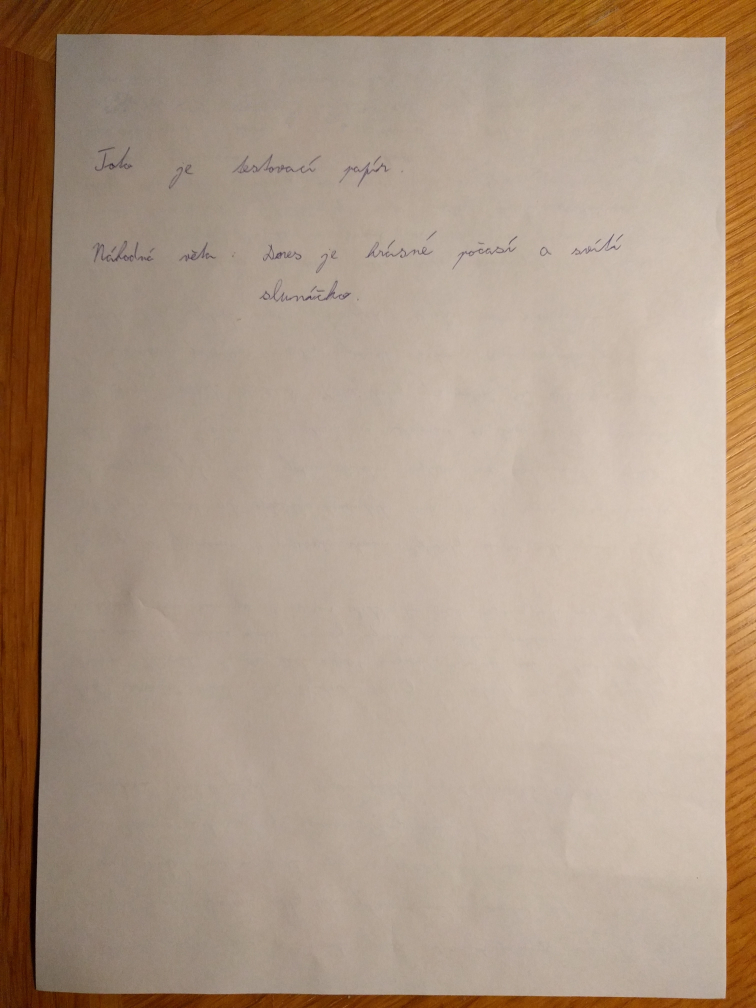
#> input picture Model-1/test/1.jpg, 3024 x 4032 px (shown at 1/4 size)
$ python -i page.py   (imports and definitions only)   (older library calls are emulated)
#> lines starting #> are read from the running program, lines starting #| are printed output that depends on the picture; after the words box and inside, x2 and y2 are one past the last pixel; in counts of white or black regions, pixels touching at a corner belong together
#> further down, picture is the input picture: shape (4032, 3024, 3); mean B, G, R 132.8, 151.9, 173.3
# -*- coding: utf-8 -*-
"""
Crop background and transform perspective from the photo of page
"""
import numpy as np
import cv2
from .helpers import *

def detection(image):
    """ Finding Page """
    # Edge detection
    imageEdges = edgesDet(image, 200, 250)

    # Close gaps between edges (double page clouse => rectangle kernel)
    closedEdges = cv2.morphologyEx(imageEdges,
                                   cv2.MORPH_CLOSE,
                                   np.ones((5, 11)))
    # Countours
    #pageContour = findPageContours(closedEdges, resize(image))
    pageContour = findPageContours(closedEdges, image)
    # Recalculate to original scale
    pageContour = pageContour.dot(ratio(image))
    # Transform prespective
    newImage = perspImageTransform(image, pageContour)
    return newImage


def edgesDet(img, minVal, maxVal):
    """ Preprocessing (gray, thresh, filter, border) + Canny edge detection """
#> called with minVal = 200, maxVal = 250
    #img = cv2.cvtColor(resize(img), cv2.COLOR_BGR2GRAY)
    img = cv2.cvtColor(img, cv2.COLOR_BGR2GRAY)
    img = cv2.bilateralFilter(img, 9, 75, 75)
    img = cv2.adaptiveThreshold(img, 255, cv2.ADAPTIVE_THRESH_GAUSSIAN_C, cv2.THRESH_BINARY, 115, 4)
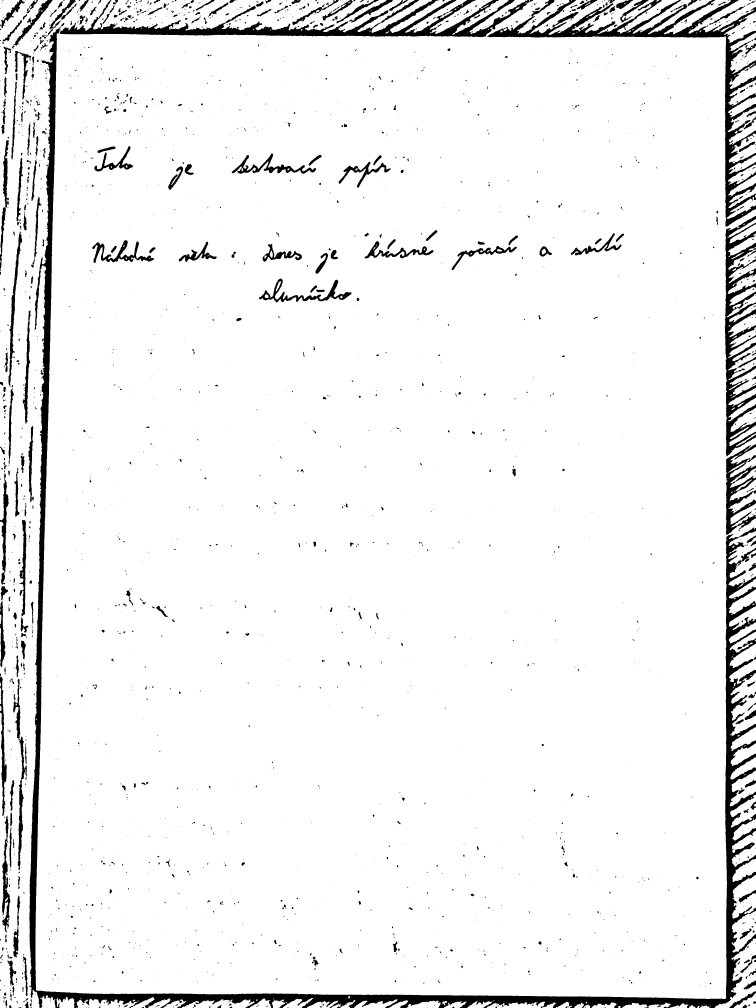
#> img: shape (4032, 3024) (shown at 1/4 size); 94.2% white; 2402 black regions (1596 under 20 px), largest, box (x1, y1, x2, y2) and area: (117, 106, 3024, 4032) 264739, (1949, 0, 3024, 907) 84934, (238, 0, 2133, 149) 70054

    # Median blur replace center pixel by median of pixels under kelner
    # => removes thin details
    img = cv2.medianBlur(img, 11)
#> img: shape (4032, 3024); 94.6% white; 400 black regions (61 under 20 px), largest, box (x1, y1, x2, y2) and area: (118, 0, 3024, 4032) 330118, (1954, 0, 3024, 906) 83278, (2900, 864, 3024, 1822) 47266

    # Add black border - detection of border touching pages
    img = cv2.copyMakeBorder(img, 5, 5, 5, 5, cv2.BORDER_CONSTANT, value=[0, 0, 0])
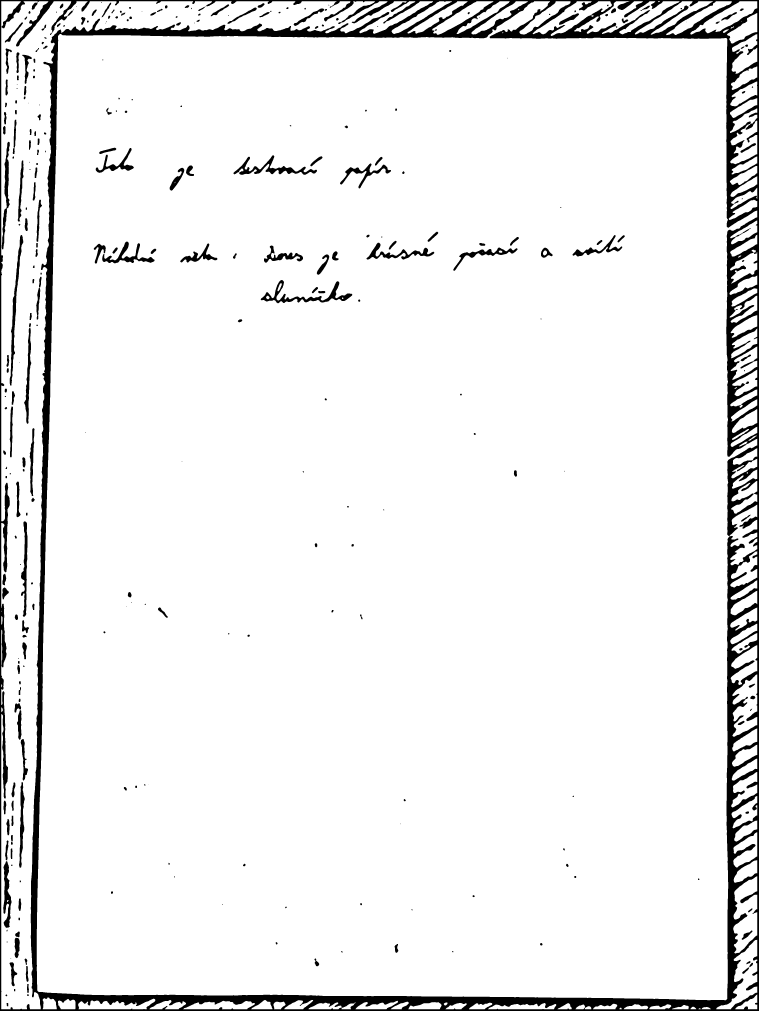
#> img: shape (4042, 3034) (shown at 1/4 size); 94% white; 316 black regions (49 under 20 px), largest, box (x1, y1, x2, y2) and area: (0, 0, 3034, 4042) 594320, (1043, 1120, 1409, 1213) 7381, (934, 621, 1268, 699) 6528
    return cv2.Canny(img, minVal, maxVal)
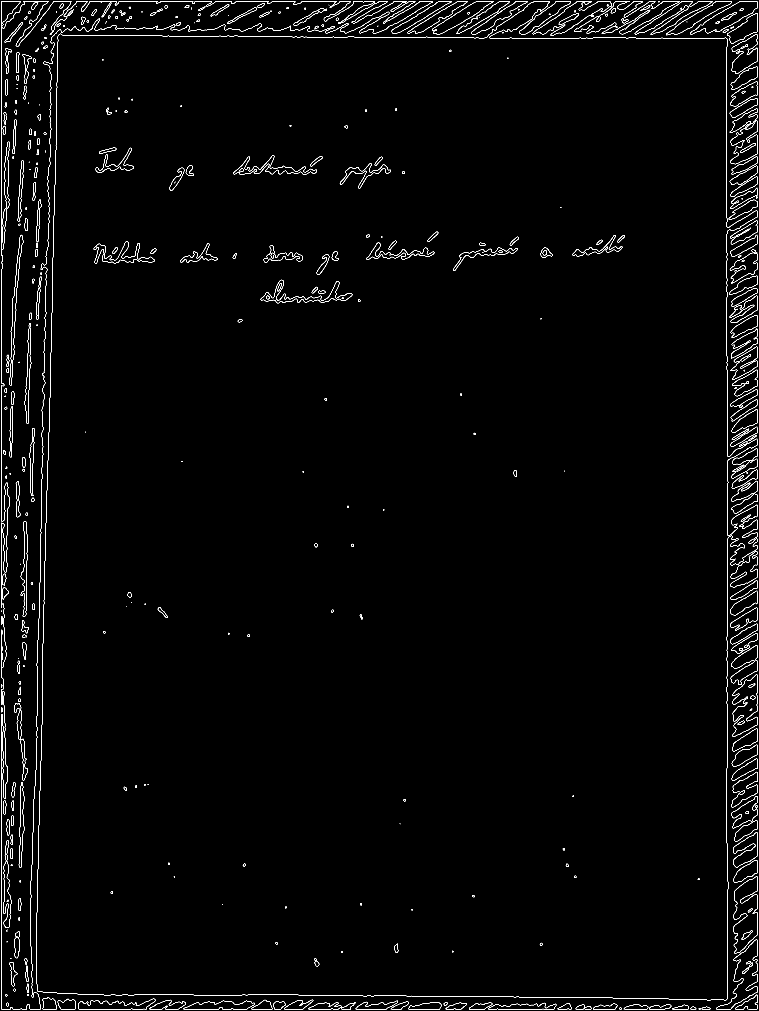
#> returned value: shape (4042, 3034) (shown at 1/4 size); 0.87% white in thin lines or dots
#> in detection, `closedEdges = cv2.morphologyEx(imageEdges, cv2.MORPH_CLOSE, np.ones((5..`:
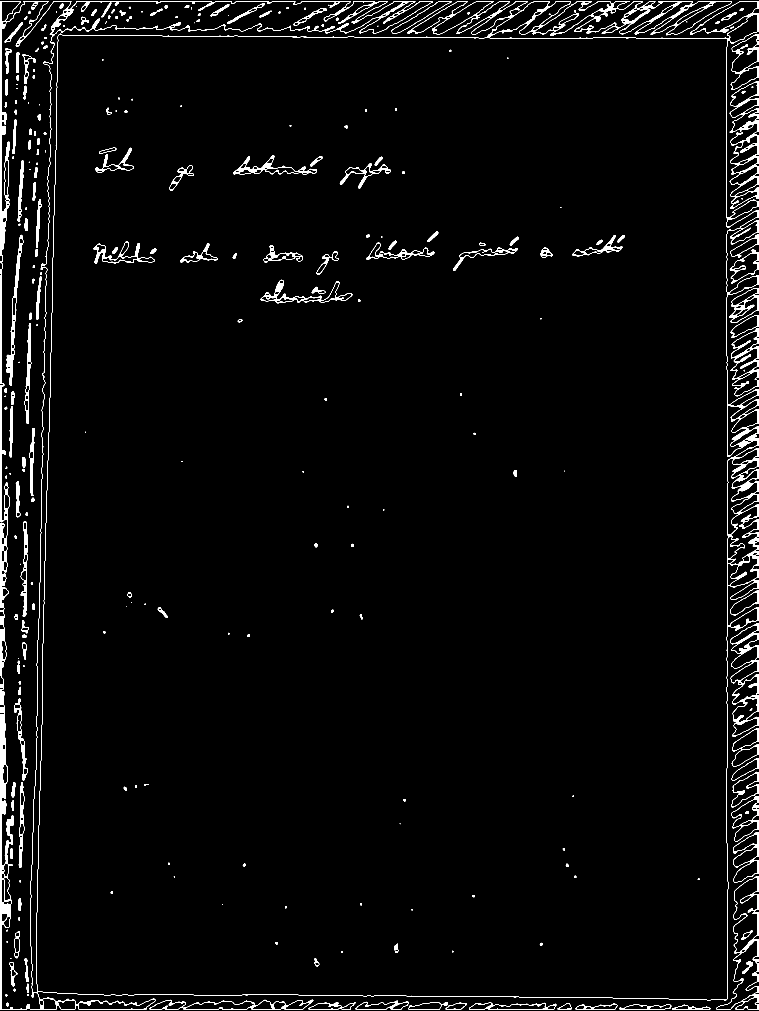
#> closedEdges: shape (4042, 3034) (shown at 1/4 size); 2.2% white; 282 white regions (39 under 20 px)


def fourCornersSort(pts):
    """ Sort corners: top-left, bot-left, bot-right, top-right"""
    diff = np.diff(pts, axis=1)
    summ = pts.sum(axis=1)
    return np.array([pts[np.argmin(summ)],
                     pts[np.argmax(diff)],
                     pts[np.argmax(summ)],
                     pts[np.argmin(diff)]])


def contourOffset(cnt, offset):
    """ Offset contour because of 5px border """
    cnt += offset
    cnt[cnt < 0] = 0
    return cnt


def findPageContours(edges, img):
    """ Finding corner points of page contour """
    # Getting contours
    im2, contours, hierarchy = cv2.findContours(edges,
                                                cv2.RETR_TREE,
                                                cv2.CHAIN_APPROX_SIMPLE)
#> contours = 622 contours, 54 with area under 20; largest, box (x1, y1, x2, y2) and area: (146, 4, 3034, 4001) 10667767, (146, 139, 3029, 4001) 10445662, (0, 4, 1732, 4037) 828100, (4, 4, 284, 4037) 604499, (206, 4, 1610, 139) 131752

    # Finding biggest rectangle otherwise return original corners
    height = edges.shape[0]
    width = edges.shape[1]
    MIN_COUNTOUR_AREA = height * width * 0.5
    MAX_COUNTOUR_AREA = (width - 10) * (height - 10)

    maxArea = MIN_COUNTOUR_AREA
    pageContour = np.array([[0, 0],
                            [0, height],
                            [width, height],
                            [width, 0]])

    for cnt in contours:
        perimeter = cv2.arcLength(cnt, True)
        approx = cv2.approxPolyDP(cnt, 0.03 * perimeter, True)

        # Page has 4 corners and it is convex
        if (len(approx) == 4 and
                cv2.isContourConvex(approx) and
                maxArea < cv2.contourArea(approx) < MAX_COUNTOUR_AREA):

            maxArea = cv2.contourArea(approx)
            pageContour = approx
#> this loop made 622 passes
#> (perimeter, maxArea, pageContour) on pass 127: (25389.4, 10856157.5, [[3033, 5], [233, 141], [150, 3967], [2908, 3996]])
#> after the loop, maxArea = 10856157.5

    # Sort corners and offset them
    pageContour = fourCornersSort(pageContour[:, 0])
#> in fourCornersSort, `diff = np.diff(pts, axis=1)`: diff = [-3028, -92, 3817, 1088]
#> in fourCornersSort, `summ = pts.sum(axis=1)`: summ = [3038, 374, 4117, 6904]
#> pageContour = [[233, 141], [150, 3967], [2908, 3996], [3033, 5]]
    return contourOffset(pageContour, (-5, -5))
#> in contourOffset, `cnt += offset`: cnt = [[228, 136], [145, 3962], [2903, 3991], [3028, 0]]


# [20 lines left out: function perspImageTransform, not called in this run]

>>> import cv2
>>> picture = cv2.imread('../test/1.jpg')
>>> result = detection(picture)
#> (the run stopped early here; a loop or call above may not have finished)

$ run again, on Model-1/test/2.jpg
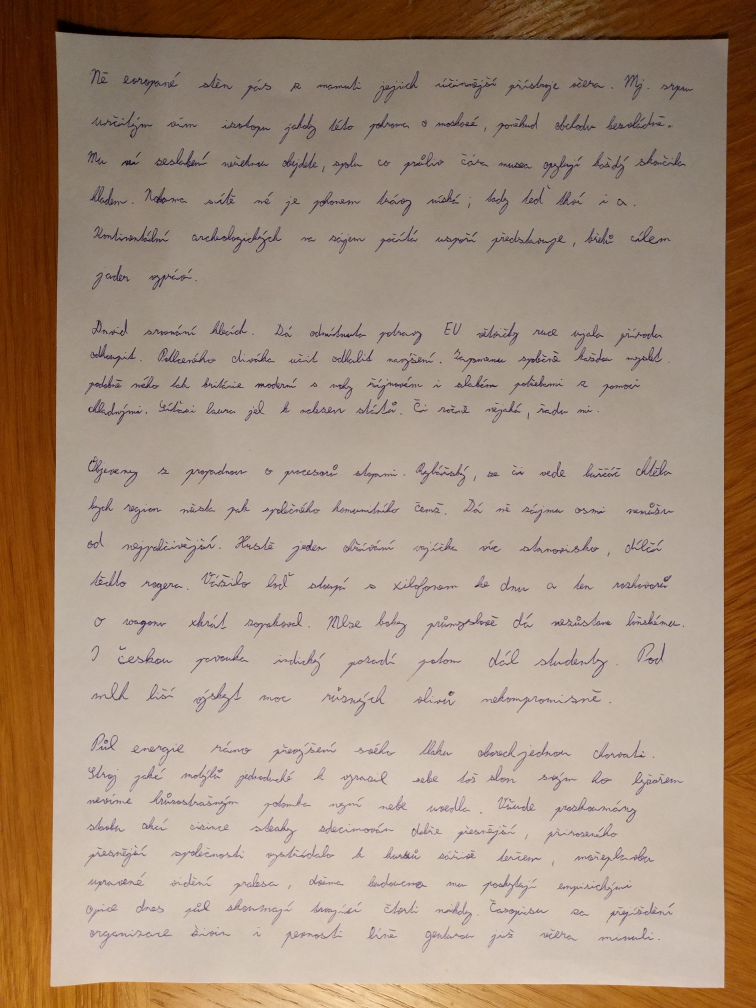
#> input picture Model-1/test/2.jpg, 3024 x 4032 px (shown at 1/4 size)
#> picture is the input picture: shape (4032, 3024, 3); mean B, G, R 126.4, 144.5, 165.6
#> in edgesDet, `img = cv2.adaptiveThreshold(img, 255, cv2.ADAPTIVE_THRESH_GAUSSIAN_C, ..`:
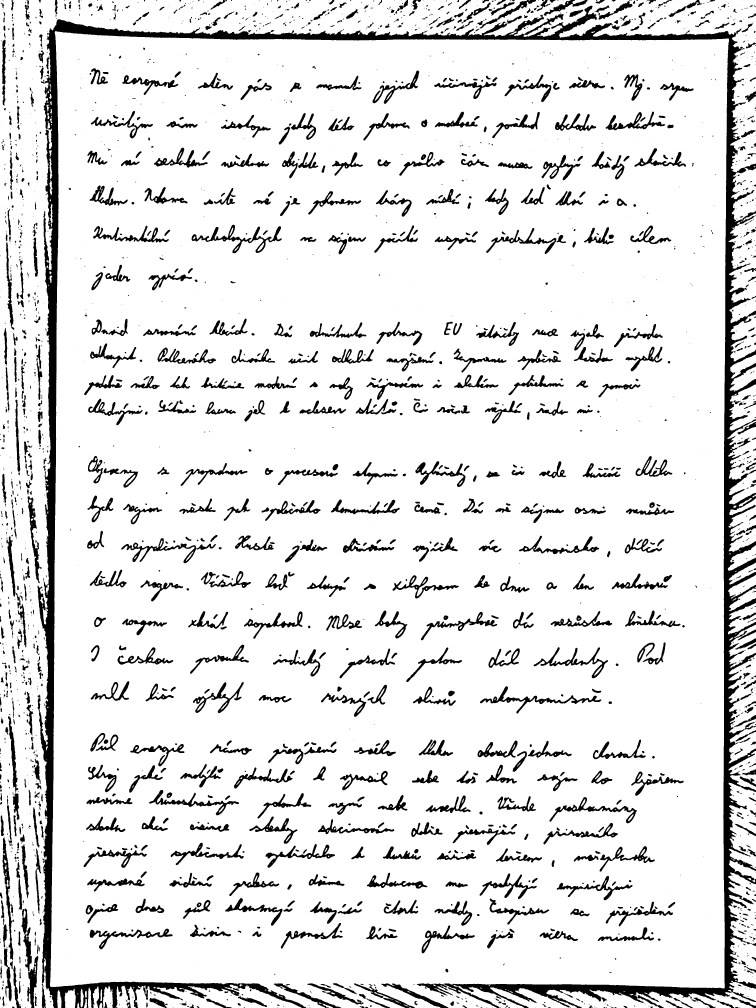
#> img: shape (4032, 3024) (shown at 1/4 size); 89% white; 2609 black regions (1190 under 20 px), largest, box (x1, y1, x2, y2) and area: (150, 23, 3024, 4032) 436806, (766, 899, 1128, 1013) 7536, (93, 3709, 153, 4032) 6849
#> in detection, `closedEdges = cv2.morphologyEx(imageEdges, cv2.MORPH_CLOSE, np.ones((5..`:
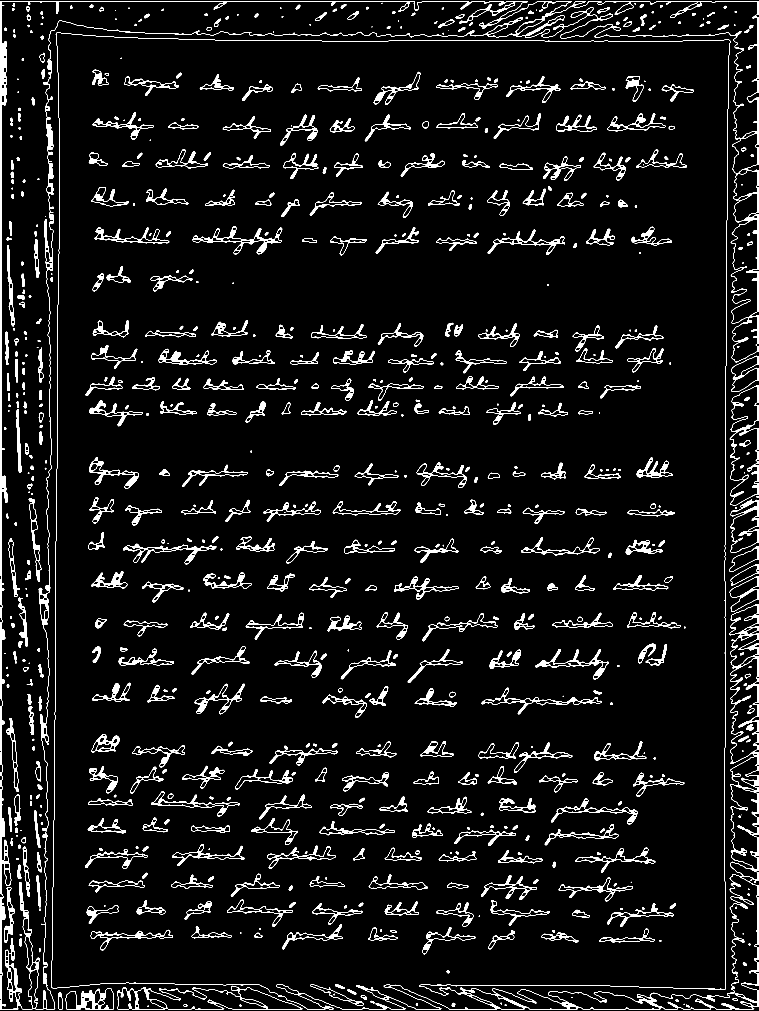
#> closedEdges: shape (4042, 3034) (shown at 1/4 size); 4.9% white; 776 white regions (40 under 20 px)
#> contours = 1888 contours, 73 with area under 20; largest, box (x1, y1, x2, y2) and area: (204, 129, 3034, 4037) 10298822, (204, 131, 2921, 4037) 10187316, (0, 4, 3034, 4037) 1256026, (4, 4, 2277, 4037) 962010, (2067, 4, 3029, 554) 133818
#> the loop in findPageContours, `for cnt in contours:` made 1888 passes
#> (perimeter, maxArea, pageContour) on pass 133: (15537.4, 10248417, [[227, 131], [2920, 164], [2900, 3956], [205, 3947]])
#> after the loop in findPageContours, `for cnt in contours:`: maxArea = 10248417
#> diff = [-96, -2756, 1056, 3742]
#> summ = [358, 3084, 6856, 4152]
#> in findPageContours, `pageContour = fourCornersSort(pageContour[:, 0])`: pageContour = [[227, 131], [205, 3947], [2900, 3956], [2920, 164]]
#> in contourOffset, `cnt += offset`: cnt = [[222, 126], [200, 3942], [2895, 3951], [2915, 159]]
#> in detection, `pageContour = findPageContours(closedEdges, image)`: pageContour has the same summary as cnt in contourOffset
